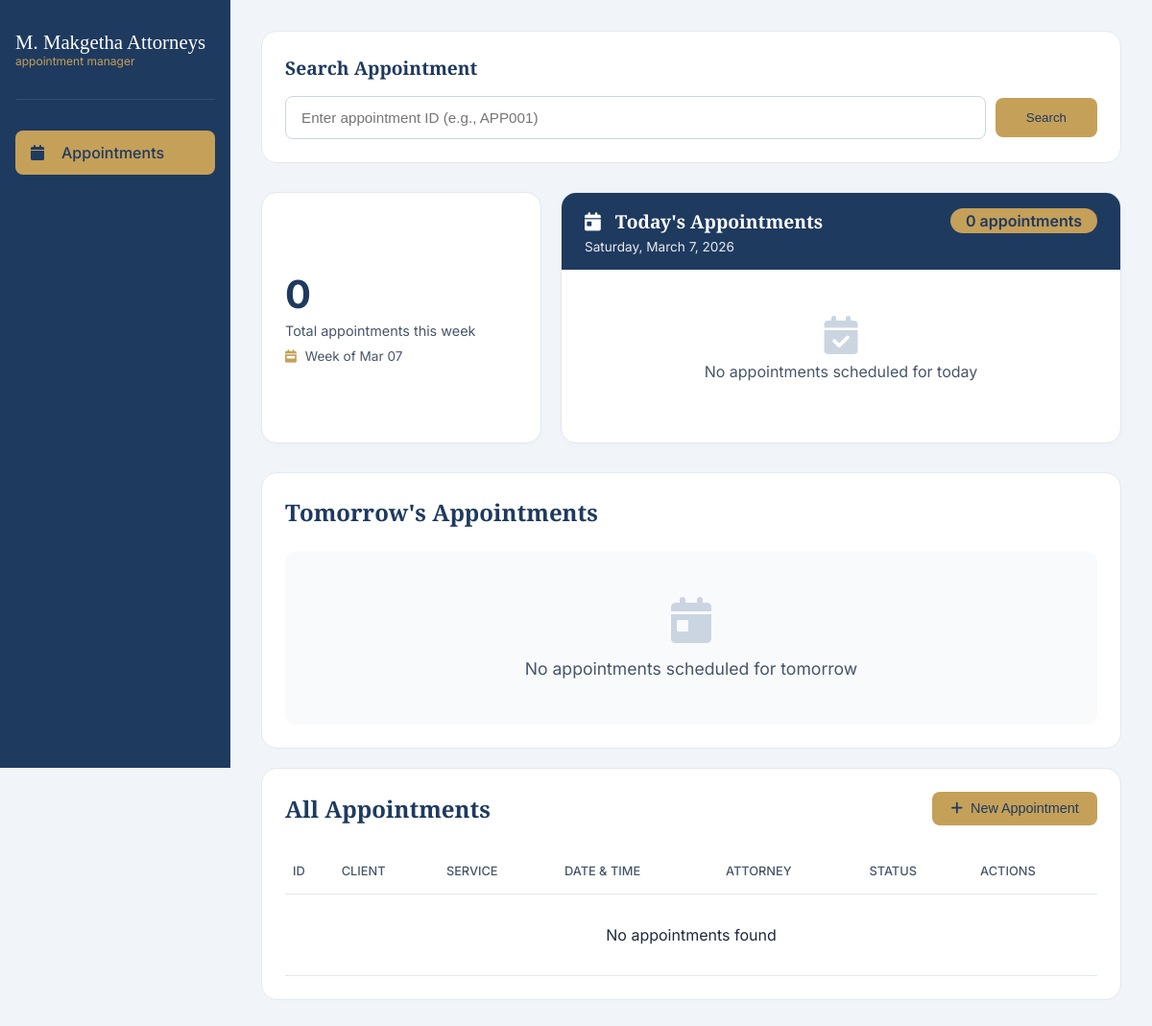
The app's page /, older data.
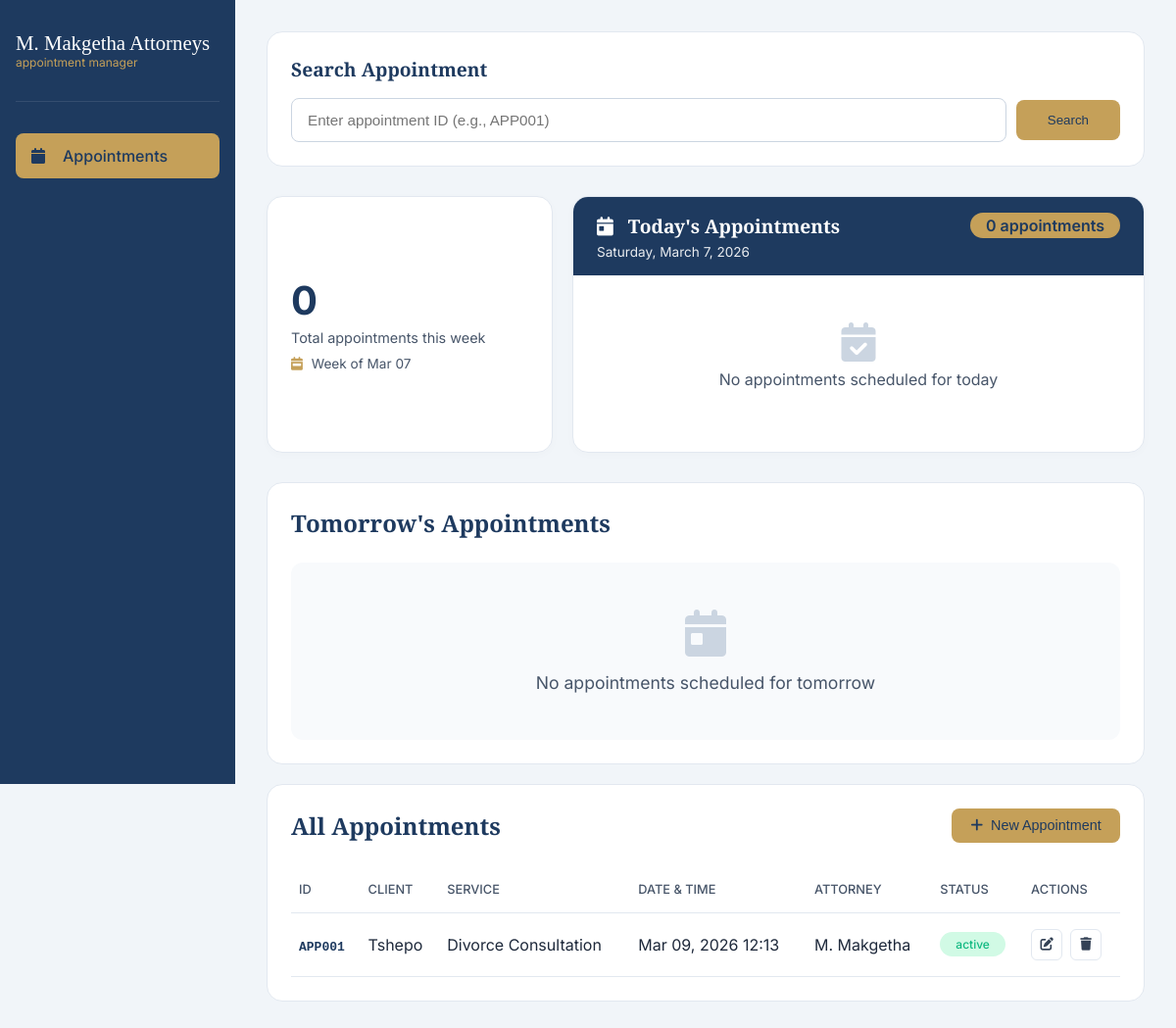
The same page, newer data.
### makgetha_appointment_system/models.py (models this page shows, shortened)
class Appointment(models.Model):
    STATUS_CHOICES = [
        ('active', 'Active'),
        ('cancelled', 'Cancelled'),
    ]
    SERVICE_CHOICES = [
        ('Divorce Consultation', 'Divorce Consultation'),
        ('Maintenance Hearing', 'Maintenance Hearing'),
        ('Civil Litigation', 'Civil Litigation'),
        ('Criminal Defense', 'Criminal Defense'),
        ('Estate Planning', 'Estate Planning'),
        ('Road Accident Fund', 'Road Accident Fund'),
        ('Other', 'Other'),
    ]
    appointment_id = models.CharField(max_length=10, unique=True, editable=False)
    client_name = models.CharField(max_length=100)
    service_type = models.CharField(max_length=50, choices=SERVICE_CHOICES)
    appointment_datetime = models.DateTimeField()
    attorney = models.CharField(max_length=100, default='M. Makgetha')
    status = models.CharField(max_length=20, choices=STATUS_CHOICES, default='active')
    created_at = models.DateTimeField(auto_now_add=True)
    updated_at = models.DateTimeField(auto_now=True)
    class Meta:
        ordering = ['-appointment_datetime']

### makgetha_appointment_system/views.py (the view)
# urls.py: path('', views.get_home, name='home'),
def get_home(request):
    appointments = Appointment.objects.all()
    now = localtime(timezone.now())
    today = now.date()
    tomorrow = today + timedelta(days=1)
    week_start = today - timedelta(days=today.weekday())
    week_end = week_start + timedelta(days=6)
    today_start = timezone.make_aware(datetime.combine(today, datetime.min.time()))
    today_end = timezone.make_aware(datetime.combine(today, datetime.max.time()))
    tomorrow_start = timezone.make_aware(datetime.combine(tomorrow, datetime.min.time()))
    tomorrow_end = timezone.make_aware(datetime.combine(tomorrow, datetime.max.time()))
    week_start_dt = timezone.make_aware(datetime.combine(week_start, datetime.min.time()))
    week_end_dt = timezone.make_aware(datetime.combine(week_end, datetime.max.time()))
    today_appointments = Appointment.objects.filter(
        appointment_datetime__range=[today_start, today_end],
        status='active'
    ).order_by('appointment_datetime')
    daily_appointments = today_appointments.count()
    tomorrow_appointments = Appointment.objects.filter(
        appointment_datetime__range=[tomorrow_start, tomorrow_end],
        status='active'
    ).order_by('appointment_datetime')
    weekly_appointments = Appointment.objects.filter(
        appointment_datetime__range=[week_start_dt, week_end_dt],
        status='active'
    ).count()
    new_appointment_id = request.session.pop('new_appointment_id', None)
    context = {
        'appointments': appointments,
        'daily_appointments': daily_appointments,
        'weekly_appointments': weekly_appointments,
        'today_appointments': today_appointments,  # Add today's appointments
        'today_count': daily_appointments,
        'tomorrow_appointments': tomorrow_appointments,
        'tomorrow_count': tomorrow_appointments.count(),
        'new_appointment_id': new_appointment_id,
    }
    return render(request, "index.html", context)

### makgetha_appointment_system/templates/index.html (shortened to what the changed rows need)
<!DOCTYPE html>
<html lang="en">
<head>
    <link rel="stylesheet" href="https://cdnjs.cloudflare.com/ajax/libs/font-awesome/6.4.0/css/all.min.css">
</head>
<body>
    <div class="app-container">
        <main class="main-content">
<div class="appointments-card" style="margin-bottom: 20px;">
    <div class="section-header">
        <h2>
            Tomorrow's Appointments
        </h2>
    </div>
    </div>
            <div class="appointments-card">
                <div class="section-header">
                    <h2>All Appointments</h2>
                </div>
                <table class="appointments-table">
                    <thead>
                        <tr>
                            <th>ID</th>
                            <th>Client</th>
                            <th>Service</th>
                            <th>Date & Time</th>
                            <th>Attorney</th>
                            <th>Status</th>
                            <th>Actions</th>
                        </tr>
                    </thead>
                    <tbody>
                        {% for appointment in appointments %}
                        <tr>
                            <td><span class="appointment-id">{{ appointment.appointment_id }}</span></td>
                            <td>{{ appointment.client_name }}</td>
                            <td>{{ appointment.service_type }}</td>
                            <td>{{ appointment.appointment_datetime|date:"M d, Y H:i" }}</td>
                            <td>{{ appointment.attorney }}</td>
                            <td>
                                <span class="status-badge {% if appointment.status == 'active' %}active{% else %}cancelled{% endif %}">
                                    {{ appointment.status }}
                                </span>
                            </td>
                            <td>
                                <div class="action-buttons">
                                    <button class="btn-icon" onclick="openEditModal({{ appointment.id }}, '{{ appointment.client_name|escapejs }}', '{{ appointment.service_type|escapejs }}', '{{ appointment.appointment_datetime|date:'Y-m-d\\TH:i' }}')">
                                        <i class="fas fa-edit"></i>
                                    </button>
                                    <button class="btn-icon" onclick="openDeleteModal({{ appointment.id }})">
                                        <i class="fas fa-trash"></i>
                                    </button>
                                </div>
                            </td>
                        </tr>
                        {% empty %}
                        <tr>
                            <td colspan="7" style="text-align: center; padding: 2rem;">No appointments found</td>
                        </tr>
                        {% endfor %}
                    </tbody>
                </table>
            </div>
        </main>
    </div>
</body>
</html>

Row changes from the older to the newer data that the page shows:
added Appointment: appointment_id "APP001", client_name "Tshepo", service_type "Divorce Consultation", appointment_datetime "Mar 09, 2026 12:13", attorney "M. Makgetha", status "active"
Text that changed along with them:
text no longer shown: "No appointments found"
